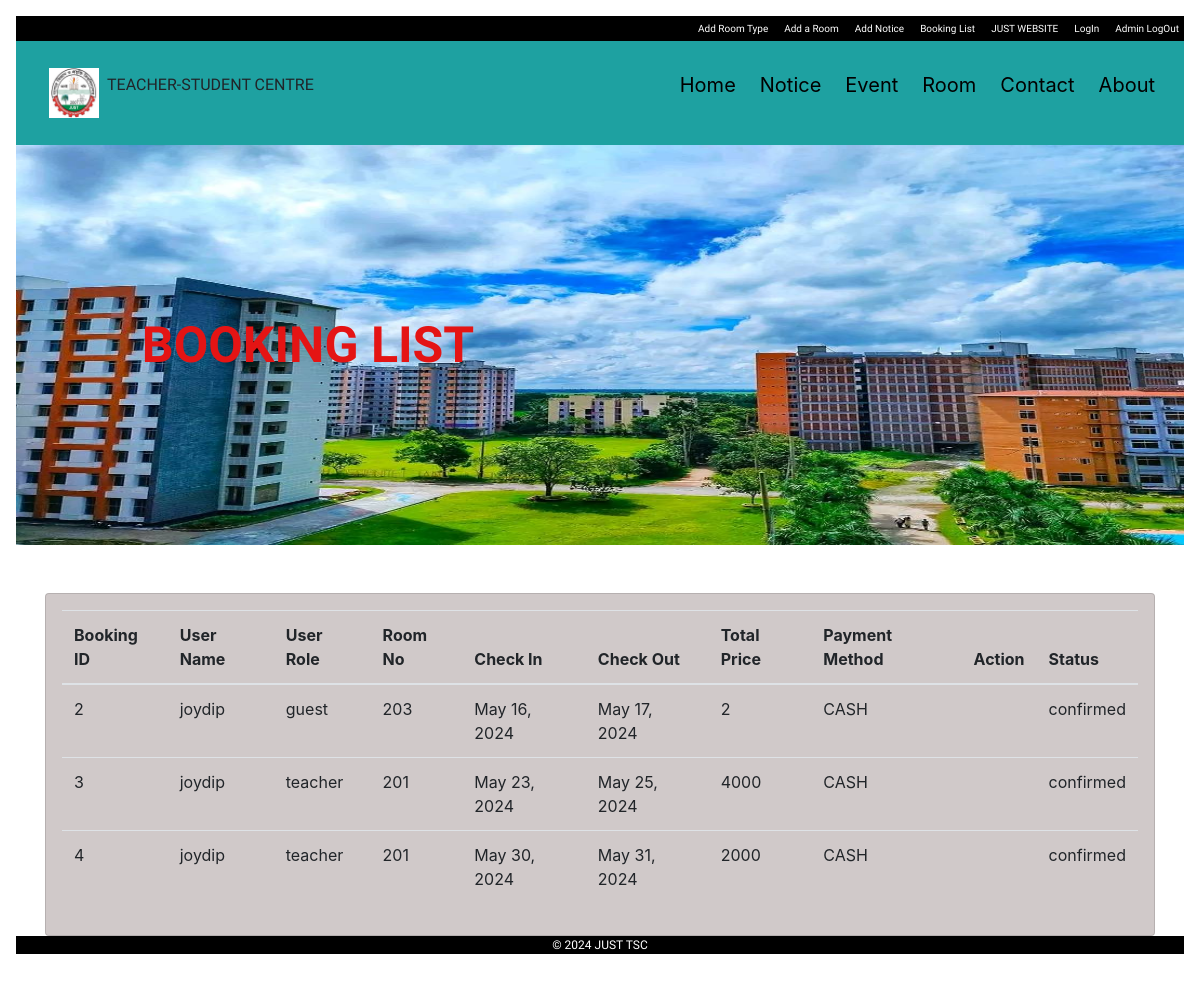
Page /Booking_list/ (signed in) on the earlier database version.
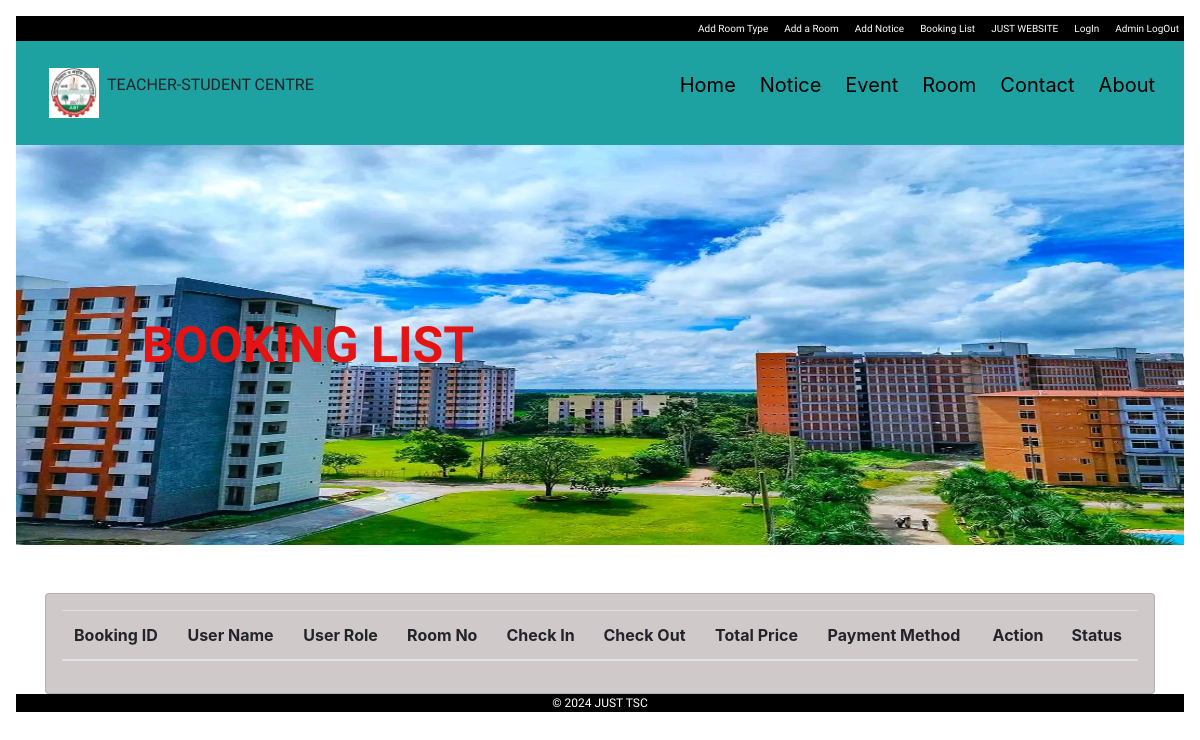
Same page on the later database version.
### TSC/models.py (models this page shows)
class Booking(models.Model):
    PAYMENT_CHOICES = [
        ('CASH', 'Cash-on'),
        ('ONLINE', 'Online'),
    ]
    booking_id = models.AutoField(primary_key=True)
    user=models.ForeignKey(settings.AUTH_USER_MODEL,on_delete=models.CASCADE)
    email = models.EmailField()  # No default value needed
    room = models.ForeignKey(Room, on_delete=models.SET_NULL,null=True,blank=True)
    check_in=models.DateField()
    check_out=models.DateField()
    tot_price=models.IntegerField(default=0)
    payment_method = models.CharField(max_length=10, choices=PAYMENT_CHOICES,default=0)
    confirmed = models.BooleanField(default=False)
    role=models.CharField(max_length=10,default="Student")

class Room(models.Model):
    room=models.CharField(max_length=50)
    roomtype = models.ForeignKey(Room_Type, on_delete=models.SET_NULL,null=True,blank=True)
    capacity=models.IntegerField(default=0)
    description=models.TextField(null=True,blank=True)
    img=models.FileField(upload_to='img',default='libraryBuilding.jpg')
    price=models.IntegerField(default=0)
    def __str__(self) -> str:
        return self.room

### TSC/views.py (the view)
# urls.py: path('Booking_list/',views.Booking_list,name="Booking_list"),
@user_passes_test(is_admin, login_url='/')
def Booking_list(request):
    booking_list=Booking.objects.all()
    return render(request,'Booking_list.html',{'booking_list':booking_list,'page_name':"BOOKING LIST"})

### TSC/views.py (called while the page is built)
def is_admin(user):
    return user.is_authenticated and user.is_staff

### templates/Booking_list.html (shortened to what this page needs)
{% extends "base.html" %} {% block start %}
<div class="container mt-5">
    <form class="col-40 mx-auto card p-3 shadow-1g" method="POST" enctype="multipart/form-data"
        style="background-color: rgb(208, 201, 201);">
        <table class="table" style="width: 100%;">
            <thead>
                <tr>
                    <th scope="col">Booking ID</th>
                    <th scope="col">User Name</th>
                    <th scope="col">User Role</th>
                    <th scope="col">Room No</th>
                    <th scope="col"> Check In</th>
                    <th scope="col">Check Out</th>
                    <th scope="col">Total Price</th>
                    <th scope="col">Payment Method</th>
                    <th scope="col">Action</th>
                    <th scope="col">Status</th>
                </tr>
            </thead>
            <tbody>
                {% for bl in booking_list %}
                <tr>
                    <td>{{ bl.booking_id }}</td>
                    <td>{{ bl.user }}</td>
                    <td>{{ bl.role }}</td>
                    <td>{{ bl.room }}</td>
                    <td>{{ bl.check_in }}</td>
                    <td>{{ bl.check_out }}</td>
                    <td>{{ bl.tot_price }}</td>
                    <td>{{ bl.payment_method }}</td>
                    {% if not bl.confirmed %}
                    <td>
                        <a href="{% url 'approve_booking' bl.booking_id %}" class="btn btn-primary d-flex">Approve</a>
                        <a href="{% url 'reject_booking' bl.booking_id %}" class="btn btn-danger d-flex">Reject</a>
                    </td>
                    {% else %}
                    <td> </td>
                    {% endif %}
                    {% if bl.confirmed %}
                    <td>confirmed</td>
                    {% else %}
                    <td>Not confirmed</td>
                    {% endif %}
                </tr>
                {% endfor %}
            </tbody>
        </table>
</div>
{% endblock %}

### templates/base.html (shortened to what this page needs)
<!DOCTYPE html>
<html lang="en">
<head>
  <link href="https://cdn.jsdelivr.net/npm/remixicon@4.1.0/fonts/remixicon.css" rel="stylesheet">
  <link rel="stylesheet" href="https://maxcdn.bootstrapcdn.com/bootstrap/4.5.2/css/bootstrap.min.css" />
  <link rel="stylesheet" href="/static/css/Style1.css">
  <link href="https://getbootstrap.com/docs/5.3/assets/css/docs.css" rel="stylesheet">
  <link rel="stylesheet" href="https://cdn.jsdelivr.net/npm/swiper@11/swiper-bundle.min.css" />
  <link href="https://cdnjs.cloudflare.com/ajax/libs/bootstrap-icons/1.7.1/font/bootstrap-icons.css" rel="stylesheet">
<body class="p-3 m-0 border-0 bd-example m-0 border-0 bd-example-cssgrid">
  <div class="header">
    <div class="head">
      {% if user.is_authenticated and user.is_staff%}
      <a href="/RoomType/" class="head_a">Add Room Type</a>
      <a href="/AddRoom/" class="head_a">Add a Room</a>
      <a href="/Notices/" class="head_a">Add Notice</a>
      <a href="/Booking_list/" class="head_a">Booking List</a>
      {% endif %}
      <a href="https://just.edu.bd/" class="head_a">JUST WEBSITE</a>
      {% if user.is_authenticated and not user.is_staff %}
      <a href="/logout/" class="head_a">Logout</a>
      {% else %}
      <a href="/login/" class="head_a">LogIn</a>
      {% endif %}
      {% if user.is_authenticated and user.is_staff%}
      <a href="/AdminLogout/" class="head_a">Admin LogOut</a>
      {% else %}
      <a href="/AdminLogin/" class="head_a">Admin LogIn</a>
      {% endif %}
    </div>
    <div class="nav_d">
      <div class="logo">
        <img src="/static/img/JUST.jpeg" alt="JUST logo" class="nav_i" height="50px" width="50px">
        <p class="nav_t">TEACHER-STUDENT CENTRE</p>
      </div>
      <div class="menu">
        <div class="nav__menu" id="nav-menu">
          <ul type="none" class="nav__list">
            <li><a href="/" class="nav_link">Home</a></li>
            <li><a href="/Notices_list/" class="nav_link">Notice</a></li>
            <li><a href="#" class="nav_link">Event</a></li>
            <li><a href="/Room_list/" class="nav_link">Room</a></li>
            <li><a href="#" class="nav_link">Contact</a></li>
            <li><a href="#" class="nav_link">About</a></li>
          </ul>
        </div>
      </div>
    </div>
  </div>
  <div class="container_fluid">
    <div class="swiper container_swiper">
      <div class="swiper-wrapper">
        <div class="swiper-slide">
          <img src="/static/img/building.jpg" class="w-100 d-block" height="400px" />
          <div class="overlay-text">{{page_name}}</div>
        </div>
        <div class="swiper-slide">
          <div class="overlay-text">{{page_name}}</div>
        </div>
      </div>
    </div>
  </div>
  {% block start %} {% endblock %}
  <footer>
    <p class="design_t">&copy 2024 JUST TSC</p>
  </footer>
</body>
</html>

### static/css/Style1.css (style rules this page uses)
* { box-sizing: border-box; margin: 0; padding: 0; }
.head { display: flex; background-color: black; padding: 5px; text-align: center; margin-top: 0; column-gap: 1rem; justify-content: flex-end; }
.head_a { font-size: 10px; color: white; font-family: 'righteous', 'Times New Roman', Times, serif; }
.nav_d { background-color: rgb(30, 161, 161); display: flex; align-items: center; padding: 25px; justify-content: space-between; }
.nav_i { margin-left: 0.5rem; }
.logo { display: flex; align-items: center; }
.nav_t { margin-left: .5rem; font-family: 'righteous', 'Times New Roman', Times, serif; }
.menu { display: flex; align-items: center; }
a { text-decoration: none; }
footer { background-color: black; text-align: center; position: relative; bottom: 0; width: 100%; }
.design_t { color: white; font-size: 12px; font-family: 'righteous', 'Times New Roman', Times, serif; }
.nav_i { border-style: none; }
.overlay-text { position: absolute; top: 0%; right: 25%; width: 100%; height: 100%; color:rgb(228, 20, 20); font-size: 50px; font-weight: bold; display: flex; justify-content: center; align-items: center; border-radius: 20px; padding: 10px; font-family: 'righteous', 'Times New Roman', Times, serif; }
@media screen and (min-width: 700px) { .nav_d { display: flex; align-items: center; } }
@media screen and (min-width: 700px) { .nav__list { height: 100%; display: flex; column-gap: 1rem; } }
@media screen and (min-width: 700px) { .nav_link { color: black; padding: 0.25rem; display: flex; justify-content: space-between; align-items: center; font-size: 20px; } }

Differences in the rows shown:
removed Booking: booking_id "2", user "joydip", role "guest", room "203", check_in "May 16, 2024", check_out "May 17, 2024", tot_price "2", payment_method "CASH", confirmed True (drawn)
removed Booking: booking_id "3", user "joydip", role "teacher", room "201", check_in "May 23, 2024", check_out "May 25, 2024", tot_price "4000", payment_method "CASH", confirmed True (drawn)
removed Booking: booking_id "4", user "joydip", role "teacher", room "201", check_in "May 30, 2024", check_out "May 31, 2024", tot_price "2000", payment_method "CASH", confirmed True (drawn)
